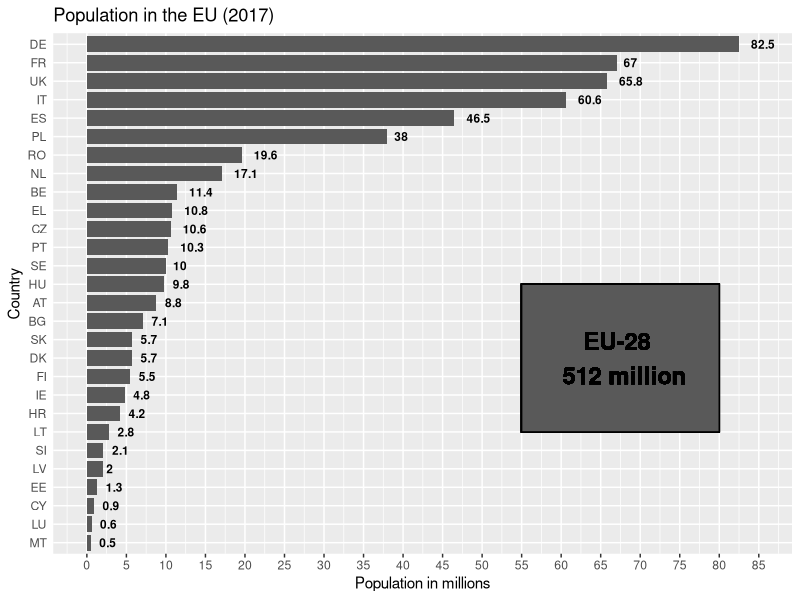
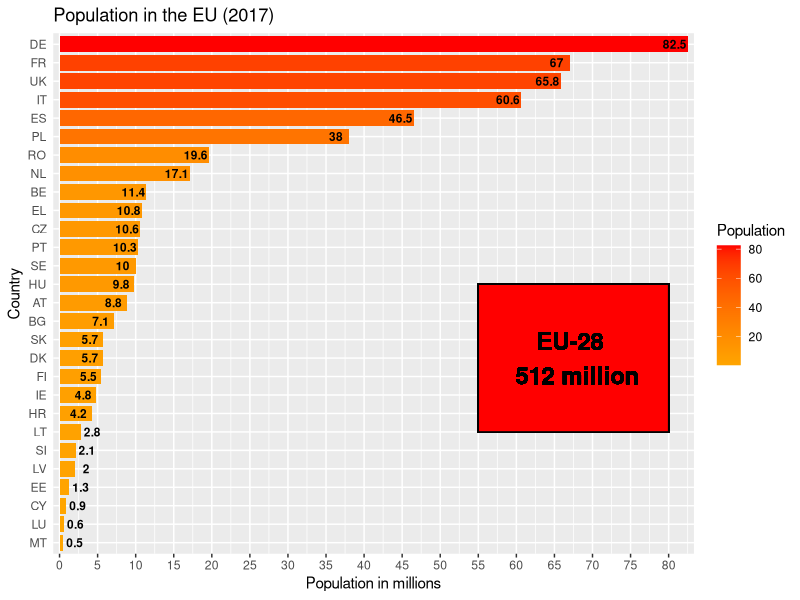

Generate these figures, in order, with R:
## ---- chunk 1
knitr::opts_chunk$set(echo = TRUE)
library(ggplot2)
library(dplyr)
library(RColorBrewer)

data <- read.csv("data.csv") 
data <- arrange(data,Population)
data$Country <- factor(data$Country, levels = data$Country)
## ---- chunk 2
ggplot(data, aes(x=Country, y=Population)) +
  geom_col(width=0.85, position = "dodge") +
  scale_fill_gradient(low = "black", high = "white") +
  coord_flip() +
  theme(axis.ticks.y = element_blank()) +
  labs(x="Country", y="Population in millions", title ="Population in the EU (2017)") +
  scale_y_continuous(breaks=seq(0,90,5), limits = c(0,85)) +
  geom_text(aes(label = as.character(Population)),size=3, fontface = "bold", hjust = -0.5) +
  geom_rect(aes(ymin=55, ymax=80, xmin="LT", xmax="HU"), color="black") +
  geom_text(aes(x="DK", y=67.5, label="EU-28 \n 512 million"), fontface="bold", size = 6, color = "black")

## ---- chunk 3
ggplot(data, aes(x=Country, y=Population, fill=Population)) +
  geom_col(width=0.85, position = "dodge") +
  scale_fill_gradient(low="orange", high="red")+
  coord_flip() +
  theme(axis.ticks.y = element_blank()) +
  labs(x="Country", y="Population in millions", title ="Population in the EU (2017)") +
  scale_y_continuous(breaks=seq(0,85,5), expand=c(0.01,0)) +
  geom_text(aes(label = as.character(Population), 
                y = ifelse(Population<3,as.numeric(Population)+1.5,as.numeric(Population-1.7))),
            size=3, fontface = "bold") +
  geom_rect(aes(ymin=55, ymax=80, xmin="LT", xmax="HU"), color="black") +
  geom_text(aes(x="DK", y=67.5, label="EU-28 \n 512 million"), fontface="bold", size = 6)
